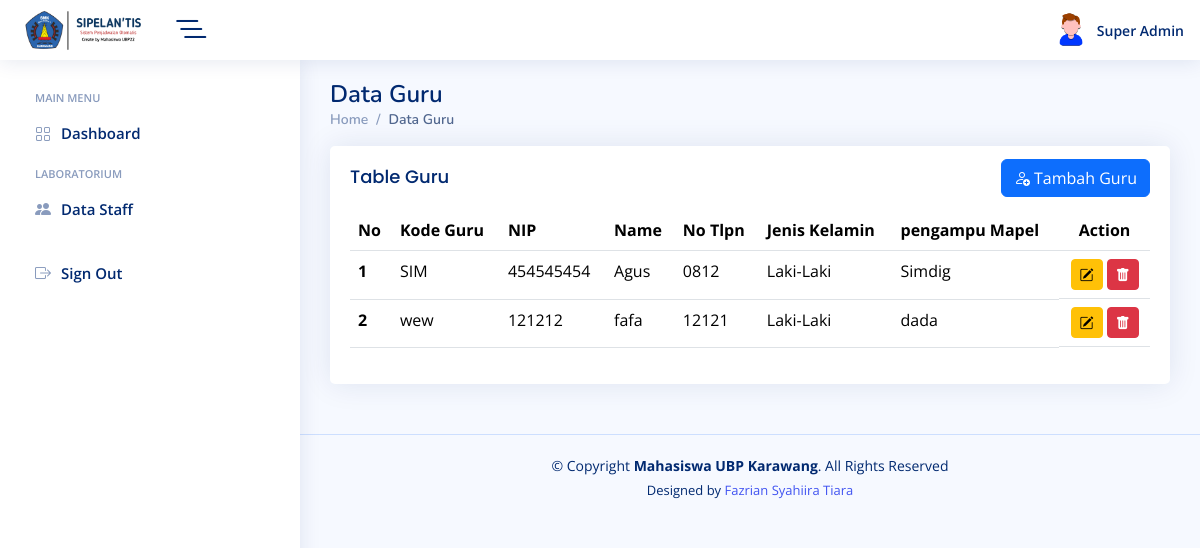
Page /admin/pages/data-guru.php (signed in) on the committed database.
### tables this page shows
CREATE TABLE `tbl_m_guru` (
  `id_guru` int(25) NOT NULL,
  `kode_guru` varchar(50) NOT NULL,
  `nip_guru` varchar(255) NOT NULL,
  `nama_guru` varchar(225) NOT NULL,
  `no_telp_guru` varchar(25) NOT NULL,
  `jenis_kelamin` enum('Laki-Laki','Perempuan') NOT NULL,
  `pengampu_mapel` varchar(255) NOT NULL,
  `create_by_tmg` int(255) NOT NULL,
  `create_date_tmg` timestamp NOT NULL DEFAULT current_timestamp(),
  `updated_by_tmg` int(255) DEFAULT NULL,
  `updated_date_tmg` timestamp NULL DEFAULT NULL
);

### admin/pages/data-guru.php (the view, shortened to what this page needs)
<main id="main" class="main">
    <div class="pagetitle">
        <h1>Data Guru</h1>
        <nav>
            <ol class="breadcrumb">
                <li class="breadcrumb-item"><a href="dashboard.php">Home</a></li>
                <li class="breadcrumb-item active">Data Guru</li>
            </ol>
        </nav>
    </div>
    <section class="section">
        <div class="row">
            <div class="col-lg-12">
                <div class="card">
                    <div class="card-body">
                        <div class="d-flex justify-content-between align-items-center">
                            <h5 class="card-title">Table Guru</h5>
                            <button type="button" class="btn btn-primary" data-bs-toggle="modal"
                                data-bs-target="#verticalycentered">
                                <i class="bi bi-person-add"></i>
                                Tambah Guru
                            </button>
                        </div>
                        <div class="table-responsive">
                            <table class="table datatable">
                                <thead>
                                    <tr>
                                        <th scope="col">No</th>
                                        <th scope="col">Kode Guru</th>
                                        <th scope="col">NIP</th>
                                        <th scope="col">Name</th>
                                        <th scope="col">No Tlpn</th>
                                        <th scope="col">Jenis Kelamin</th>
                                        <th scope="col">pengampu Mapel</th>
                                        <th scope="col" style="text-align: center;">Action</th>
                                    </tr>
                                </thead>
                                <tbody>
                                    <?php
                                        require '../config/db.php';
                                        $guru = mysqli_query($mysqli,"SELECT * FROM tbl_m_guru");
                                        $no = 1;
                                        while($row = mysqli_fetch_assoc($guru)) {
                                    ?>
                                    <tr>
                                        <th scope="row"><?=$no++;?></th>
                                        <td><?=$row['kode_guru'];?></td>
                                        <td><?=$row['nip_guru'];?></td>
                                        <td><?=$row['nama_guru'];?></td>
                                        <td><?=$row['no_telp_guru'];?></td>
                                        <td><?=$row['jenis_kelamin'];?></td>
                                        <td><?=$row['pengampu_mapel'];?></td>
                                        <td class="text-center d-flex justify-content-center">
                                            <div>
                                                <button class="btn btn-warning btn-sm bi bi-pencil-square  "
                                                    style="cursor: pointer;" data-bs-toggle="modal"
                                                    data-bs-target="#editmodal<?=$row['id_guru'];?>"
                                                    title="Edit Guru"></button>
                                                <button class="btn btn-danger btn-sm bi bi-trash-fill"
                                                    style="cursor: pointer;" data-bs-toggle="modal"
                                                    data-bs-target="#delete-user<?=$row['id_guru'];?>"
                                                    title="Delete"></button>
                                            </div>
                                        </td>
                                        <?php } ?>
                                </tbody>
                            </table>
                        </div>
                    </div>
                </div>
            </div>
    </section>
</main>

### admin/assets/css/style.css (style rules this page uses)
:root { scroll-behavior: smooth; }
body { font-family: "Open Sans", sans-serif; background: #f6f9ff; color: #444444; }
a { color: #4154f1; text-decoration: none; }
h1, h2, h3, h4, h5, h6 { font-family: "Nunito", sans-serif; }
#main { margin-top: 60px; padding: 20px 30px; transition: all 0.3s; }
.pagetitle { margin-bottom: 10px; }
.pagetitle h1 { font-size: 24px; margin-bottom: 0; font-weight: 600; color: #012970; }
.card { margin-bottom: 30px; border: none; border-radius: 5px; box-shadow: 0px 0 30px rgba(1, 41, 112, 0.1); }
.card-title { padding: 20px 0 15px 0; font-size: 18px; font-weight: 500; color: #012970; font-family: "Poppins", sans-serif; }
.card-body { padding: 0 20px 20px 20px; }
.breadcrumb { font-size: 14px; font-family: "Nunito", sans-serif; color: #899bbd; font-weight: 600; }
.breadcrumb a { color: #899bbd; transition: 0.3s; }
.breadcrumb .breadcrumb-item::before { color: #899bbd; }
.breadcrumb .active { color: #51678f; font-weight: 600; }
@media (min-width: 1200px) { #main, #footer { margin-left: 300px; } }

### rows in the picture
tbl_m_guru: kode_guru "SIM", nip_guru "454545454", nama_guru "Agus", no_telp_guru "0812", jenis_kelamin "Laki-Laki", pengampu_mapel "Simdig"
tbl_m_guru: kode_guru "wew", nip_guru "121212", nama_guru "fafa", no_telp_guru "12121", jenis_kelamin "Laki-Laki", pengampu_mapel "dada"

### other values in the picture
$_SESSION['name'] "Super Admin"
